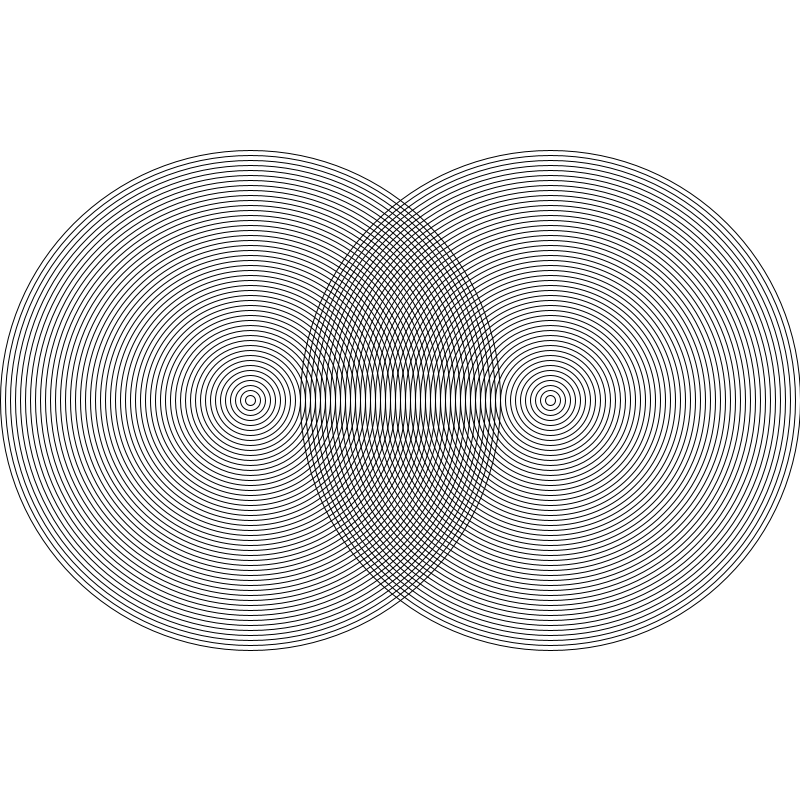
Frame 1 (no input)
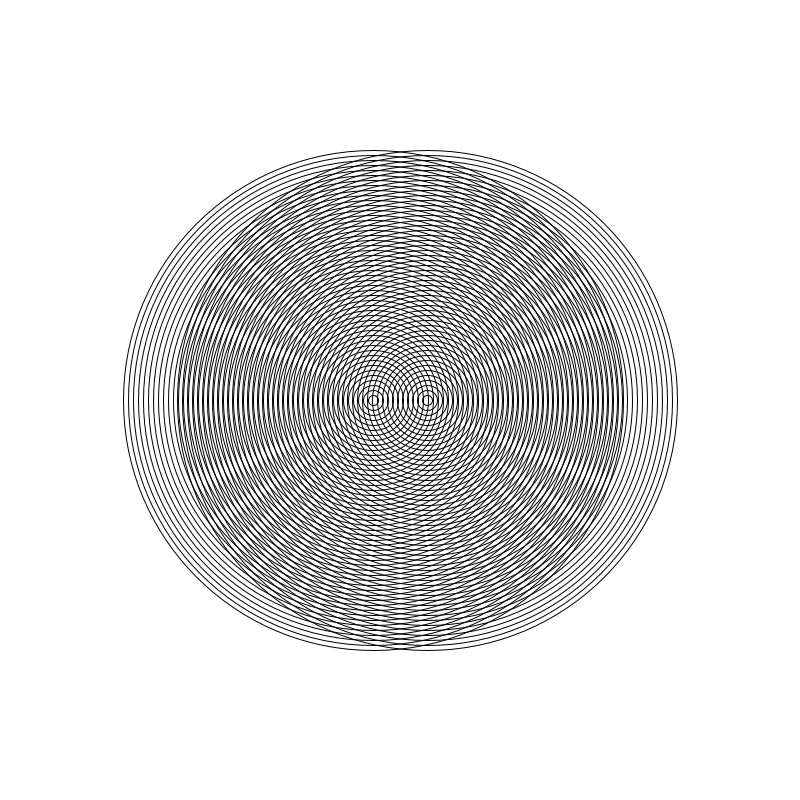
Frame 60 (the mouse pressed at the canvas centre just before this capture)
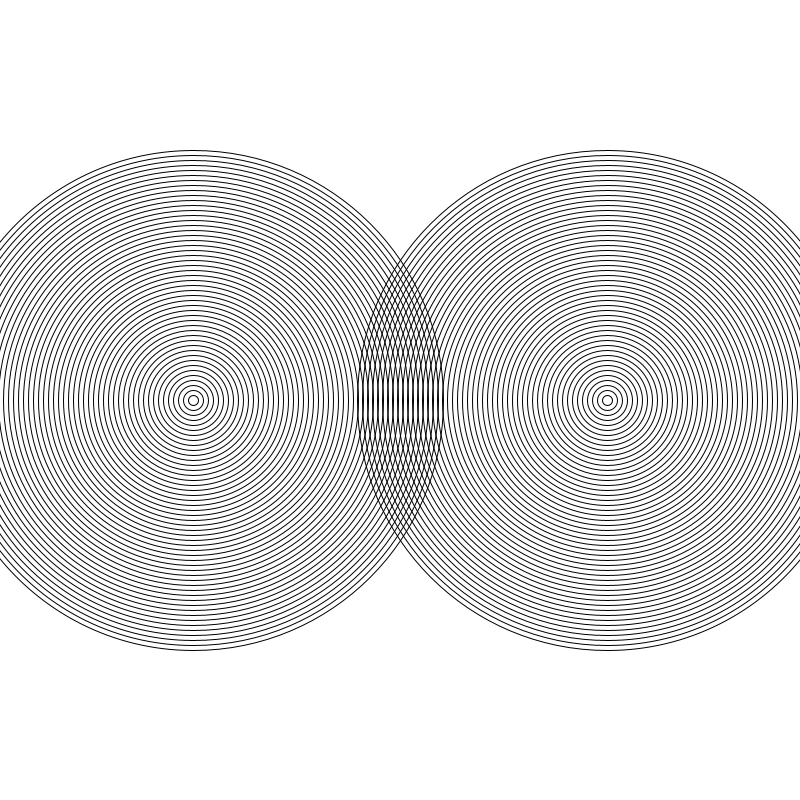
Frame 120 (the mouse held since frame 60 and released just before this capture)

The Processing sketch that drew these frames (run headless with seeded random() and noise(); from frame 60 on, the mouse is pressed at the canvas centre):

// Processing sketch: amazing_rings
// ── amazing_rings.pde
// 1. Create a new sketch in Processing and add setup() and draw() methods.
void setup() {
  size(800, 800);
}

final int NUM_RINGS = 50;
final int RING_SIZE_COEFFICIENT = 10;
int leftX = 250;
int leftSpeed = 3;
int rightX = 550;
int rightSpeed = -3;

void draw() {
  background(#FFFFFF);
  
  noFill();
  
  // 2. Use the code from your Bullseye recipe to draw the rings. You can use the noFill() command to make your ellipses transparent.
  for(int i = NUM_RINGS; i >= 1; i--) {
    ellipse(leftX, 400, i * RING_SIZE_COEFFICIENT, i * RING_SIZE_COEFFICIENT);
  }
  
  for(int i = NUM_RINGS; i >= 1; i--) {
    ellipse(rightX, 400, i * RING_SIZE_COEFFICIENT, i * RING_SIZE_COEFFICIENT);
  }
  
  // 3. Make the rings move past each other.
  leftX += leftSpeed;
  rightX += rightSpeed;
  
  // 4. When the rings hit the side of the sketch, make them start moving the other direction.
  if(leftX <= 0 || leftX >= 800) {
    leftSpeed *= -1;
  }
  
  if(rightX <= 0 || rightX >= 800) {
    rightSpeed *= -1;
  }
}
